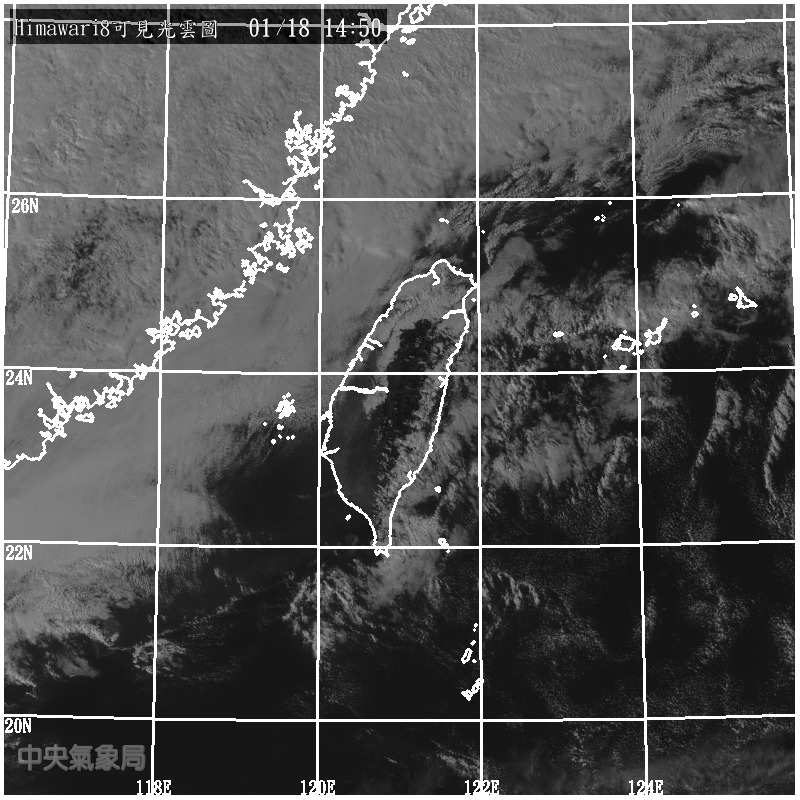
#> input picture test5.jpg, 800 x 800 px
$ python vis.py
#> lines starting #> are read from the running program, lines starting #| are printed output that depends on the picture
#> further down, img is the input picture: shape (800, 800, 3); min 0, max 255, mean 84.1
import cv2
import numpy as np


def vis_convert(img, mask):
    """
    vis_convert : use IMPAINT_TELEA from Alexandru Telea to clean white line

    Parameters
    ----------
    img : vis jpg file
    mask : gray,same size as img

    return
    ----------
    img : jpg file

    """
    img = cv2.inpaint(img, mask, 3, cv2.INPAINT_TELEA)

    return img


def create_mask(img):
    """
    create_mask : create mask form img

    """
    mask = img.copy()
    i = 0
    j = 0
    while i < 800:
        j = 0
        while j < 800:
            if (int(mask[i, j, 0]) + int(mask[i, j, 1]) + int(mask[i, j, 2])) < 700:
                mask[i, j, 0] = 0
                mask[i, j, 1] = 0
                mask[i, j, 2] = 0
            j += 1
        i += 1
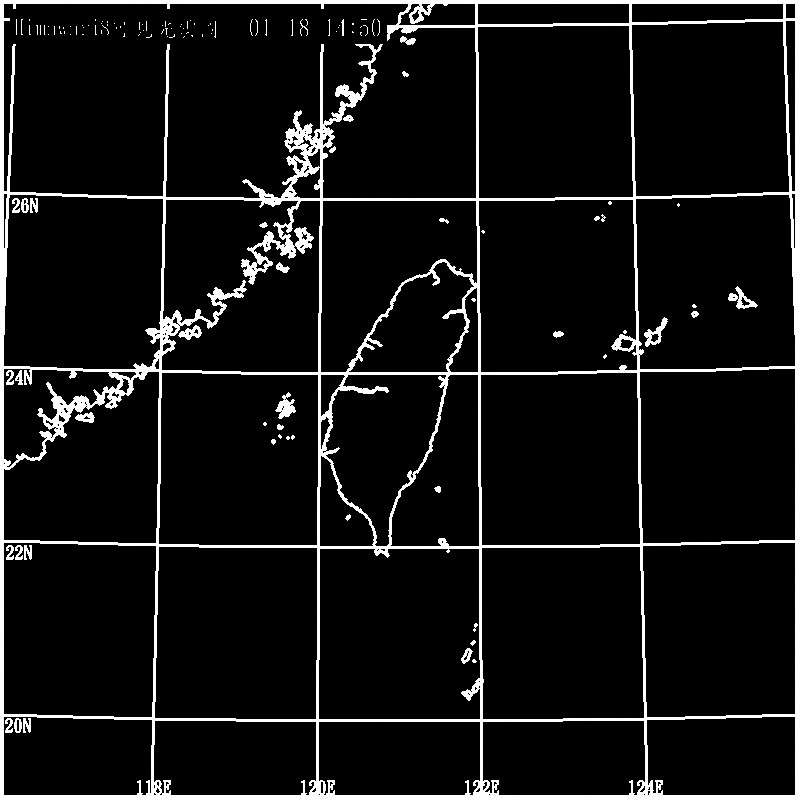
#> mask: shape (800, 800, 3); min 0, max 255, mean 20.4
    mask = cv2.cvtColor(mask, cv2.COLOR_BGR2GRAY)
#> mask: shape (800, 800)
    return mask


"""
how to use ?
1. read image
img = cv2.imread('test.jpg')

2. create mask
mask = create_mask(img)

3. clean white line
img = vis_convert(img,mask)

4. done!!
"""

img = cv2.imread('test5.jpg')
mask = create_mask(img)
img = vis_convert(img, mask)
#> in vis_convert, `img = cv2.inpaint(img, mask, 3, cv2.INPAINT_TELEA)`:
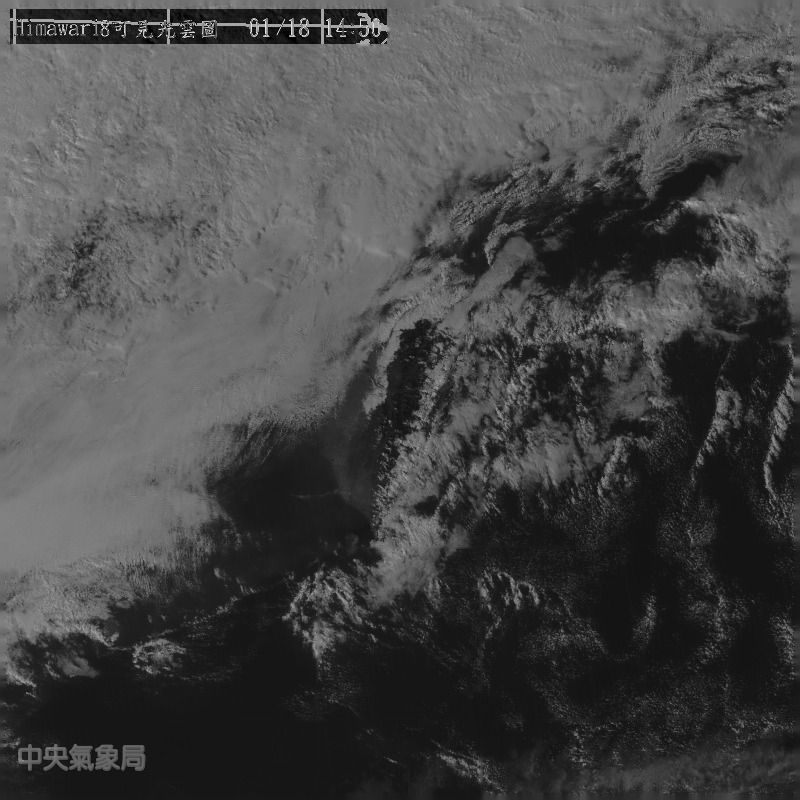
#> img: shape (800, 800, 3); min 0, max 233, mean 70.1

cv2.namedWindow("Image")
cv2.imshow("Image", img)
cv2.waitKey(0)
